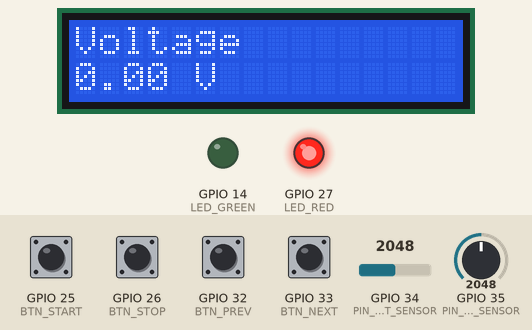
Bench run of a sketch on a simulated ESP32. On the bench: 16×2 character LCD, output pins drawn as LEDs (lit = HIGH). Inputs (shaded band) come from the test bench; at power-on: GPIO 25 (BTN_START), GPIO 26 (BTN_STOP), GPIO 32 (BTN_PREV), GPIO 33 (BTN_NEXT) HIGH, GPIO 34 (PIN_CURRENT_SENSOR) = 2048, GPIO 35 (PIN_VOLTAGE_SENSOR) = 2048 (analog values on the 0–4095 scale). WiFi joins after 1.5 s; servers stay silent unless stated; storage starts empty.

Above: at 11.1 s.
11.2 s: GPIO 32 (BTN_PREV) pulled LOW for 0.15 s
At 12.5 s:
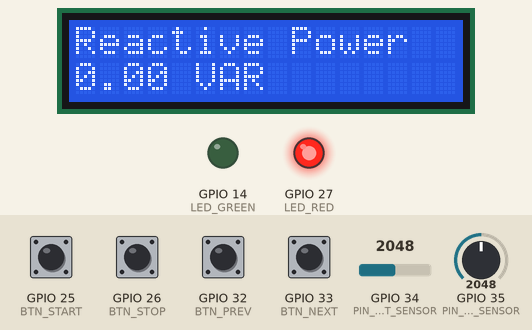
13.2 s: GPIO 33 (BTN_NEXT) pulled LOW for 1 s
At 15.4 s:
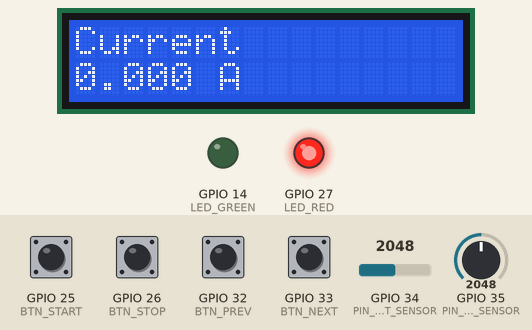
15.7 s: GPIO 33 (BTN_NEXT) pulled LOW for 0.15 s
At 17.2 s:
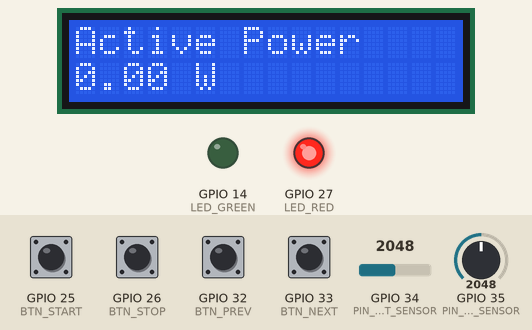
17.7 s: GPIO 33 (BTN_NEXT) pulled LOW for 0.15 s
At 18.8 s:
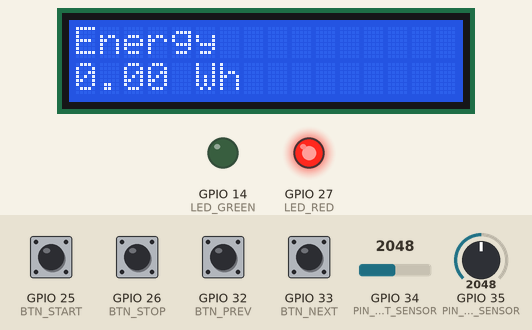
19.7 s: GPIO 33 (BTN_NEXT) pulled LOW for 0.15 s
At 21.4 s:
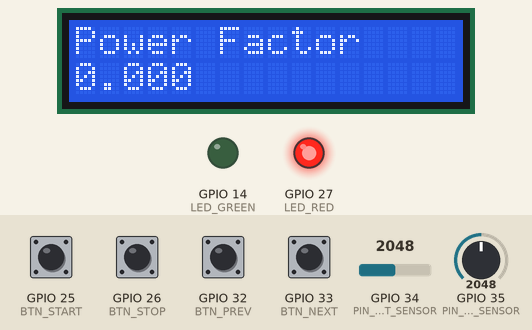
21.7 s: GPIO 33 (BTN_NEXT) pulled LOW for 1 s
At 22.6 s:
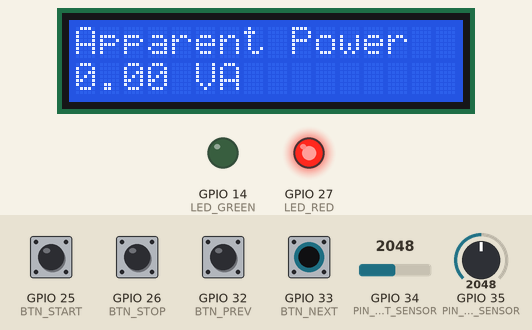
Timing chart, 0 to 24.7 s (numbered marks = the images above; inputs shaded):
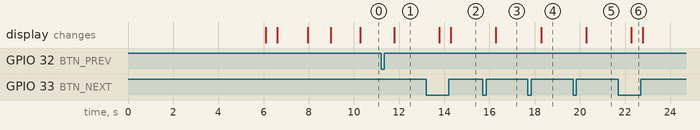

Measured:
- after the input at 11.2 s, the display: changes after 0.58 s (image 1)
- after the input at 13.2 s, the display: first changes after 0.58 s (image 2 shows a later state)
- after the input at 15.7 s, the display: changes after 0.58 s (image 3)
- after the input at 17.7 s, the display: changes after 0.59 s (image 4)
- after the input at 19.7 s, the display: changes after 0.59 s (image 5)
- after the input at 21.7 s, the display: changes after 0.59 s (image 6)

The sketch:

ESP32Firmware.ino
```cpp
/*
  Project Title: ElectraSense
  Description:
  ESP32-based single-phase electrical parameter monitoring,
  LCD display, SD card logging, and Blynk IoT integration.
*/

#define BLYNK_TEMPLATE_ID "TMPL3IjoWWyPX"
#define BLYNK_TEMPLATE_NAME "ElectraSense"
#define BLYNK_AUTH_TOKEN "Rr7MGad29p9lfysDPGc0BtnNm4CCePIi"

#include <WiFi.h>
#include <BlynkSimpleEsp32.h>
#include <Wire.h>
#include <LiquidCrystal_I2C.h>
#include <SPI.h>
#include <SD.h>
#include <math.h>

/* Wi-Fi credentials */
char ssid[] = "<YOUR_SSID>";
char pass[] = "<YOUR_PASSWORD>";

/* LCD */
LiquidCrystal_I2C lcd(0x27, 16, 2);

/* Pins */
#define PIN_VOLTAGE_SENSOR 35
#define PIN_CURRENT_SENSOR 34

#define BTN_PREV   32
#define BTN_NEXT   33
#define BTN_START  25
#define BTN_STOP   26

#define LED_RED    27
#define LED_GREEN  14

#define SD_CS 5

/* ADC */
#define ADC_RESOLUTION 4095.0
#define ADC_REF_VOLTAGE 3.3

/* Sampling */
#define SAMPLE_COUNT 600
#define SAMPLE_DELAY_US 250

/* Calibration factors */
float VOLTAGE_CAL = 545.0;
float CURRENT_CAL = 5.0 / 0.50;

/* Offsets */
float voltageOffset = 2048.0;
float currentOffset = 2048.0;

/* Instantaneous parameters */
float Vrms_raw = 0, Irms_raw = 0;

/* Smoothed parameters */
float Vrms = 0, Irms = 0, activePower = 0;
float apparentPower = 0, reactivePower = 0;
float powerFactor = 0, energyWh = 0;

/* Control */
bool loggingEnabled = false;
bool sdAvailable = false;
bool wifiConnected = false;
int displayPage = 0;

/* Timing */
unsigned long lastCalcTime = 0;
unsigned long lastDisplayTime = 0;
unsigned long lastLogTime = 0;
unsigned long lastEnergyUpdateTime = 0;

const unsigned long calcInterval = 500;
const unsigned long displayInterval = 500;
const unsigned long logInterval = 1000;

/* Button debounce */
unsigned long lastButtonTime = 0;
const unsigned long debounceDelay = 200;

/* Blynk */
BlynkTimer timer;

/* Function declarations */
void initializeHardware();
void calibrateOffsets();
void connectWiFiAndBlynk();
void readElectricalParameters();
void updateDisplay();
void handleButtons();
void logDataToSD();
void sendDataToBlynk();
void createLogFileHeader();

void setup() {
  initializeHardware();

  lcd.clear();
  lcd.setCursor(0, 0);
  lcd.print("ElectraSense");
  lcd.setCursor(0, 1);
  lcd.print("Initializing...");
  delay(1500);

  calibrateOffsets();
  connectWiFiAndBlynk();

  timer.setInterval(1000L, sendDataToBlynk);

  lastEnergyUpdateTime = millis();

  lcd.clear();
  lcd.setCursor(0, 0);
  lcd.print("System Ready");
  delay(1000);
}

void loop() {
  if (wifiConnected) {
    Blynk.run();
    timer.run();
  }

  handleButtons();

  unsigned long now = millis();

  if (now - lastCalcTime >= calcInterval) {
    lastCalcTime = now;
    readElectricalParameters();
  }

  if (now - lastDisplayTime >= displayInterval) {
    lastDisplayTime = now;
    updateDisplay();
  }

  if (loggingEnabled && sdAvailable && (now - lastLogTime >= logInterval)) {
    lastLogTime = now;
    logDataToSD();
  }
}

/* Hardware initialization */
void initializeHardware() {
  pinMode(LED_RED, OUTPUT);
  pinMode(LED_GREEN, OUTPUT);
  digitalWrite(LED_RED, HIGH);
  digitalWrite(LED_GREEN, LOW);

  pinMode(BTN_PREV, INPUT_PULLUP);
  pinMode(BTN_NEXT, INPUT_PULLUP);
  pinMode(BTN_START, INPUT_PULLUP);
  pinMode(BTN_STOP, INPUT_PULLUP);

  analogReadResolution(12);

  lcd.init();
  lcd.backlight();

  sdAvailable = SD.begin(SD_CS);

  if (sdAvailable) {
    createLogFileHeader();
  } else {
    lcd.clear();
    lcd.setCursor(0, 0);
    lcd.print("SD Not Ready");
    delay(1500);
  }
}

/* Wi-Fi and Blynk connection */
void connectWiFiAndBlynk() {
  WiFi.begin(ssid, pass);

  lcd.clear();
  lcd.setCursor(0, 0);
  lcd.print("Connecting WiFi");

  unsigned long wifiStart = millis();

  while (WiFi.status() != WL_CONNECTED && millis() - wifiStart < 10000) {
    delay(500);
    lcd.setCursor(0, 1);
    lcd.print("Please wait...  ");
  }

  if (WiFi.status() == WL_CONNECTED) {
    wifiConnected = true;

    Blynk.config(BLYNK_AUTH_TOKEN);
    Blynk.connect(3000);

    lcd.clear();
    lcd.setCursor(0, 0);
    lcd.print("WiFi Connected");
    delay(1000);
  } else {
    wifiConnected = false;

    lcd.clear();
    lcd.setCursor(0, 0);
    lcd.print("Offline Mode");
    delay(1000);
  }
}

/* Offset calibration */
void calibrateOffsets() {
  long vSum = 0, iSum = 0;

  for (int i = 0; i < 2000; i++) {
    vSum += analogRead(PIN_VOLTAGE_SENSOR);
    iSum += analogRead(PIN_CURRENT_SENSOR);
    delay(2);
  }

  voltageOffset = vSum / 2000.0;
  currentOffset = iSum / 2000.0;
}

/* Electrical parameter calculation */
void readElectricalParameters() {
  float sumV2 = 0, sumI2 = 0, sumP = 0;

  for (int i = 0; i < SAMPLE_COUNT; i++) {
    float v = analogRead(PIN_VOLTAGE_SENSOR) - voltageOffset;
    float iVal = analogRead(PIN_CURRENT_SENSOR) - currentOffset;

    sumV2 += v * v;
    sumI2 += iVal * iVal;
    sumP += v * iVal;

    delayMicroseconds(SAMPLE_DELAY_US);
  }

  Vrms_raw = sqrt(sumV2 / SAMPLE_COUNT) * (ADC_REF_VOLTAGE / ADC_RESOLUTION) * VOLTAGE_CAL;
  Irms_raw = sqrt(sumI2 / SAMPLE_COUNT) * (ADC_REF_VOLTAGE / ADC_RESOLUTION) * CURRENT_CAL;

  /* Low-pass smoothing */
  Vrms = 0.8 * Vrms + 0.2 * Vrms_raw;
  Irms = 0.8 * Irms + 0.2 * Irms_raw;

  /* Small noise suppression */
  if (Irms < 0.05) Irms = 0.0;
  if (Vrms < 10.0) Vrms = 0.0;

  activePower = (sumP / SAMPLE_COUNT) *
                pow((ADC_REF_VOLTAGE / ADC_RESOLUTION), 2) *
                VOLTAGE_CAL * CURRENT_CAL;

  /* Smooth active power too */
  static float activePowerFiltered = 0;
  activePowerFiltered = 0.8 * activePowerFiltered + 0.2 * activePower;
  activePower = activePowerFiltered;

  if (Irms == 0.0) activePower = 0.0;

  apparentPower = Vrms * Irms;

  powerFactor = (apparentPower > 0.1) ? activePower / apparentPower : 0;
  if (powerFactor > 1) powerFactor = 1;
  if (powerFactor < 0) powerFactor = 0;

  float q2 = (apparentPower * apparentPower) - (activePower * activePower);
  reactivePower = (q2 > 0) ? sqrt(q2) : 0;

  unsigned long now = millis();
  energyWh += activePower * ((now - lastEnergyUpdateTime) / 3600000.0);
  lastEnergyUpdateTime = now;
}

/* LCD display */
void updateDisplay() {
  lcd.setCursor(0, 0);

  switch (displayPage) {
    case 0:
      lcd.print("Voltage        ");
      lcd.setCursor(0, 1);
      lcd.print(Vrms, 2); lcd.print(" V     ");
      break;

    case 1:
      lcd.print("Current        ");
      lcd.setCursor(0, 1);
      lcd.print(Irms, 3); lcd.print(" A     ");
      break;

    case 2:
      lcd.print("Active Power   ");
      lcd.setCursor(0, 1);
      lcd.print(activePower, 2); lcd.print(" W     ");
      break;

    case 3:
      lcd.print("Energy         ");
      lcd.setCursor(0, 1);
      lcd.print(energyWh, 2); lcd.print(" Wh    ");
      break;

    case 4:
      lcd.print("Power Factor   ");
      lcd.setCursor(0, 1);
      lcd.print(powerFactor, 3); lcd.print("       ");
      break;

    case 5:
      lcd.print("Apparent Power ");
      lcd.setCursor(0, 1);
      lcd.print(apparentPower, 2); lcd.print(" VA    ");
      break;

    case 6:
      lcd.print("Reactive Power ");
      lcd.setCursor(0, 1);
      lcd.print(reactivePower, 2); lcd.print(" VAR   ");
      break;
  }
}

/* Button handling */
void handleButtons() {
  unsigned long now = millis();
  if (now - lastButtonTime < debounceDelay) return;

  if (!digitalRead(BTN_PREV)) {
    displayPage = (displayPage - 1 + 7) % 7;
    lastButtonTime = now;
  }

  if (!digitalRead(BTN_NEXT)) {
    displayPage = (displayPage + 1) % 7;
    lastButtonTime = now;
  }

  if (!digitalRead(BTN_START)) {
    loggingEnabled = true;
    digitalWrite(LED_GREEN, HIGH);
    lastButtonTime = now;
  }

  if (!digitalRead(BTN_STOP)) {
    loggingEnabled = false;
    digitalWrite(LED_GREEN, LOW);
    lastButtonTime = now;
  }
}

/* SD log file header */
void createLogFileHeader() {
  if (!SD.exists("/log.csv")) {
    File file = SD.open("/log.csv", FILE_WRITE);
    if (file) {
      file.println("Time,Voltage,Current,Power,Apparent,Reactive,PF,Energy");
      file.close();
    }
  }
}

/* SD logging */
void logDataToSD() {
  File file = SD.open("/log.csv", FILE_APPEND);
  if (file) {
    file.print(millis()/1000.0); file.print(",");
    file.print(Vrms); file.print(",");
    file.print(Irms); file.print(",");
    file.print(activePower); file.print(",");
    file.print(apparentPower); file.print(",");
    file.print(reactivePower); file.print(",");
    file.print(powerFactor); file.print(",");
    file.println(energyWh);
    file.close();
  }
}

/* Blynk upload */
void sendDataToBlynk() {
  if (!wifiConnected || !Blynk.connected()) return;

  Blynk.virtualWrite(V0, Vrms);
  Blynk.virtualWrite(V1, Irms);
  Blynk.virtualWrite(V2, activePower);
  Blynk.virtualWrite(V3, energyWh);
  Blynk.virtualWrite(V4, powerFactor);
  Blynk.virtualWrite(V5, apparentPower);
  Blynk.virtualWrite(V6, reactivePower);
  Blynk.virtualWrite(V7, loggingEnabled ? 1 : 0);
}
```
